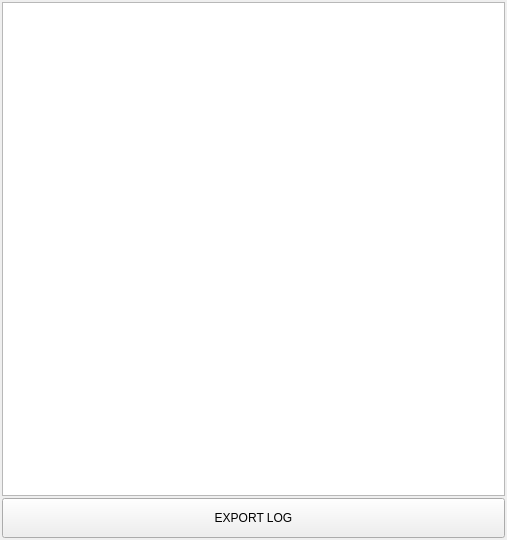
<?xml version="1.0" encoding="UTF-8"?>
<ui version="4.0">
 <class>Console</class>
 <widget class="QWidget" name="Console">
  <property name="windowModality">
   <enum>Qt::ApplicationModal</enum>
  </property>
  <property name="geometry">
   <rect>
    <x>0</x>
    <y>0</y>
    <width>507</width>
    <height>540</height>
   </rect>
  </property>
  <property name="windowTitle">
   <string>Console</string>
  </property>
  <property name="autoFillBackground">
   <bool>true</bool>
  </property>
  <layout class="QGridLayout" name="gridLayout">
   <property name="leftMargin">
    <number>2</number>
   </property>
   <property name="topMargin">
    <number>2</number>
   </property>
   <property name="rightMargin">
    <number>2</number>
   </property>
   <property name="bottomMargin">
    <number>2</number>
   </property>
   <property name="spacing">
    <number>2</number>
   </property>
   <item row="1" column="0">
    <widget class="QPushButton" name="export_2">
     <property name="minimumSize">
      <size>
       <width>0</width>
       <height>40</height>
      </size>
     </property>
     <property name="text">
      <string>EXPORT LOG</string>
     </property>
    </widget>
   </item>
   <item row="0" column="0">
    <widget class="QPlainTextEdit" name="console"/>
   </item>
  </layout>
 </widget>
 <resources/>
 <connections/>
</ui>
